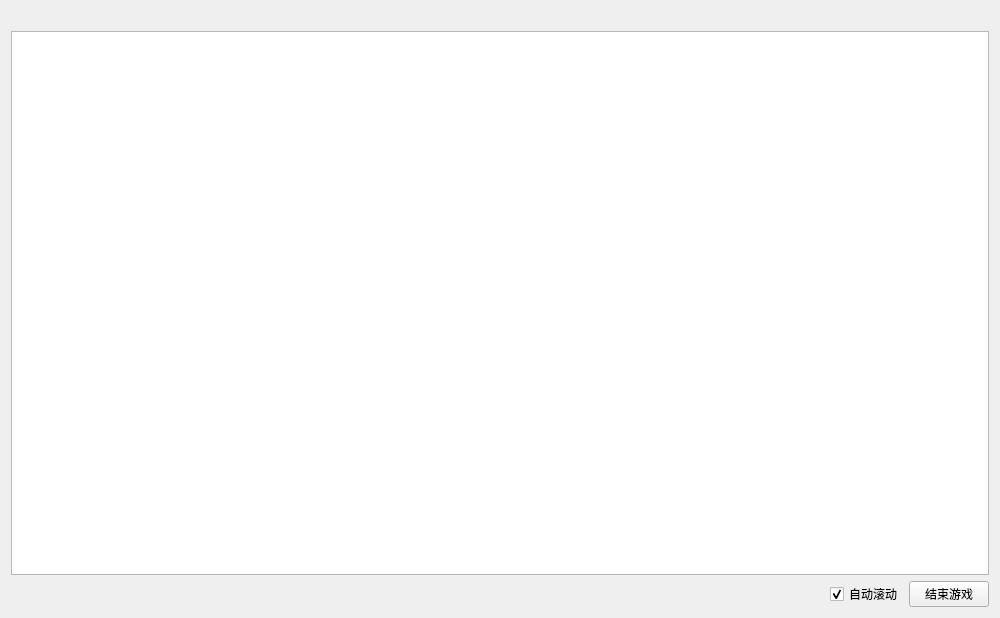
<?xml version="1.0" encoding="UTF-8"?>
<ui version="4.0">
 <class>GameMonitor</class>
 <widget class="QWidget" name="GameMonitor">
  <property name="geometry">
   <rect>
    <x>0</x>
    <y>0</y>
    <width>1000</width>
    <height>618</height>
   </rect>
  </property>
  <property name="windowTitle">
   <string>游戏监视器</string>
  </property>
  <layout class="QGridLayout" name="gridLayout">
   <item row="2" column="3">
    <widget class="PushButton" name="kill_button">
     <property name="text">
      <string>结束游戏</string>
     </property>
    </widget>
   </item>
   <item row="2" column="0">
    <widget class="QLabel" name="performance">
     <property name="text">
      <string/>
     </property>
    </widget>
   </item>
   <item row="2" column="1">
    <spacer name="horizontalSpacer">
     <property name="orientation">
      <enum>Qt::Orientation::Horizontal</enum>
     </property>
     <property name="sizeHint" stdset="0">
      <size>
       <width>40</width>
       <height>20</height>
      </size>
     </property>
    </spacer>
   </item>
   <item row="2" column="2">
    <widget class="CheckBox" name="auto_scroll">
     <property name="text">
      <string>自动滚动</string>
     </property>
     <property name="checked">
      <bool>true</bool>
     </property>
    </widget>
   </item>
   <item row="1" column="0" colspan="4">
    <widget class="QListWidget" name="log_viewer"/>
   </item>
   <item row="0" column="0" colspan="4">
    <layout class="QHBoxLayout" name="horizontalLayout">
     <item>
      <spacer name="horizontalSpacer_2">
       <property name="orientation">
        <enum>Qt::Orientation::Horizontal</enum>
       </property>
       <property name="sizeHint" stdset="0">
        <size>
         <width>40</width>
         <height>20</height>
        </size>
       </property>
      </spacer>
     </item>
     <item>
      <layout class="QHBoxLayout" name="counter_layout"/>
     </item>
    </layout>
   </item>
  </layout>
 </widget>
 <customwidgets>
  <customwidget>
   <class>PushButton</class>
   <extends>QPushButton</extends>
   <header>qfluentwidgets</header>
  </customwidget>
  <customwidget>
   <class>CheckBox</class>
   <extends>QCheckBox</extends>
   <header>qfluentwidgets</header>
  </customwidget>
 </customwidgets>
 <resources/>
 <connections/>
</ui>
